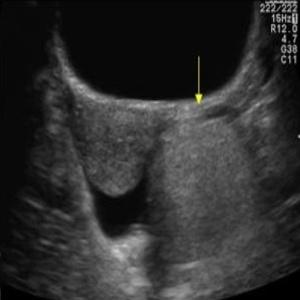
#> input picture datasets/ovarian_2d/raw/pcosgen_test/images/image10027.jpg, 300 x 300 px
$ python -i ovary_detector_2d.py   (imports and definitions only)
#> lines starting #> are read from the running program, lines starting #| are printed output that depends on the picture; after the words box and inside, x2 and y2 are one past the last pixel; in counts of white or black regions, pixels touching at a corner belong together
### Hack-Nation/models/ultrasound/segmenter_2d.py
"""2D ovary/follicle segmentation — the PRIMARY segmentation pathway.

Routine PCOS ultrasound assessment is 2D transvaginal imaging. The sonographer
sweeps the probe through the ovary and reads follicles off individual B-mode
frames; a dedicated 3D volume acquisition is an optional extra that most clinics
do not perform. This module is therefore the default segmenter, and
:mod:`models.ultrasound.segmenter_3d` is the optional enhanced-mode counterpart.

Two implementations share one interface, ``segment(frame) -> SegmentationOutput``:

* :class:`UNet2D` — the trainable model, imported lazily so torch stays optional.
* :class:`ThresholdSegmenter2D` — a deterministic intensity + morphology
  heuristic built on ``scipy.ndimage``.

The fallback is not a toy. B-mode ultrasound shows follicles as anechoic (dark)
fluid inside echogenic (bright) ovarian stroma, and that contrast is the same
physical signal a learned model exploits. Having a torch-free path means the
counting, tracking, measurement and quality-gating logic — which is where the
clinically consequential bugs live — is exercised by CI on every commit.

Class indices: 0 = background, 1 = ovary stroma, 2 = follicle.

This module also owns the dimension-agnostic primitives (:class:`SegmentationOutput`,
:func:`otsu_threshold`, :func:`ball`, :class:`ThresholdSegmenterBase`) that the 3D
module imports. The import direction runs 3D -> 2D deliberately: 2D is the primary
pathway, so it is the one that must not depend on the optional one.
"""

from __future__ import annotations

from dataclasses import dataclass
from typing import Any

import numpy as np
from scipy import ndimage as ndi

from models.ultrasound.losses import CLASS_BACKGROUND, CLASS_FOLLICLE, CLASS_OVARY, N_CLASSES

__all__ = [
    "SegmentationOutput",
    "ThresholdSegmenter2D",
    "ThresholdSegmenterBase",
    "UNet2D",
    "ball",
    "build_segmenter_2d",
    "labels_from_probs",
    "otsu_threshold",
    "segment_frames",
]


@dataclass
class SegmentationOutput:
    """Probabilities plus the derived hard masks.

    Shape-agnostic: ``probs`` is ``(3, H, W)`` for a 2D frame and ``(3, D, H, W)``
    for a volume.
    """

    probs: np.ndarray
    labels: np.ndarray
    ovary_mask: np.ndarray
    follicle_mask: np.ndarray
    ovary_confidence: float
    follicle_confidence: float

    # [4 lines left out: function ovary_region_mask, not called in this run]


def labels_from_probs(probs: np.ndarray) -> np.ndarray:
    """Argmax over the class axis."""
    return np.asarray(probs).argmax(axis=0).astype(np.int16)


# [5 lines left out: function mean_confidence, not called in this run]


def ball(radius: int, ndim: int) -> np.ndarray:
    """Binary structuring element approximating a disc/sphere of ``radius``."""
    radius = max(int(radius), 1)
    axes = np.ogrid[tuple(slice(-radius, radius + 1) for _ in range(ndim))]
    squared = np.zeros((1,) * ndim, dtype=float)
    for axis in axes:
        squared = squared + np.asarray(axis, dtype=float) ** 2
    return np.asarray(squared <= radius**2 + 1e-9)


def otsu_threshold(array: np.ndarray, bins: int = 128) -> float:
    """Otsu's threshold, implemented locally so scikit-image stays optional."""
#> called with bins = 128
    flat = np.asarray(array, dtype=float).ravel()
    if flat.size == 0 or float(flat.max() - flat.min()) < 1e-8:
        return float(flat.max() if flat.size else 0.0)
    hist, edges = np.histogram(flat, bins=bins)
#> hist = 128 values, max 19645 at index 5, min 0 at index 121, mean 703.1; edges = 129 values from 0 to 0.822
    hist = hist.astype(float)
    centres = (edges[:-1] + edges[1:]) / 2.0
#> centres = 128 values from 0.00321 to 0.819
    weight_bg = np.cumsum(hist)
#> weight_bg = 128 values from 985 to 90000
    weight_fg = weight_bg[-1] - weight_bg
#> weight_fg = 128 values, max 89015 at index 0, min 0 at index 127, mean 20155.4
    with np.errstate(invalid="ignore", divide="ignore"):
        mean_bg = np.cumsum(hist * centres) / np.clip(weight_bg, 1e-9, None)
#> mean_bg = 128 values from 0.00321 to 0.187
        total = float((hist * centres).sum())
#> total = 16854.2
        mean_fg = (total - np.cumsum(hist * centres)) / np.clip(weight_fg, 1e-9, None)
#> mean_fg = 128 values, max 0.819 at index 125, min 0.00364 at index 127, mean 0.496
        variance = weight_bg * weight_fg * (mean_bg - mean_fg) ** 2
#> variance = 128 values, max 124201528.5 at index 31, min 0 at index 127, mean 54706106.5
    variance = np.nan_to_num(variance)
    return float(centres[int(np.argmax(variance))])


class ThresholdSegmenterBase:
    """Torch-free ovary/follicle segmentation from intensity and morphology.

    Pipeline, and why each step exists:

    1. Smooth with a small Gaussian — ultrasound speckle is high-frequency
       multiplicative noise; without smoothing every speckle grain becomes a
       spurious connected component.
    2. Find the ovary as the largest bright, compact region (Otsu split of the
       smoothed intensity, then binary closing and largest-component selection).
       Closing fills the anechoic follicle lumina, which is required because a
       follicle is *inside* the ovary even though it is dark.
    3. Find follicles as dark pixels *within* the closed ovary region. Restricting
       to the interior enforces the same anatomical constraint the ``L_outside``
       penalty imposes on the learned model.

    The implementation is deliberately rank-agnostic — every ``scipy.ndimage``
    call and the structuring element adapt to ``array.ndim`` — so the identical
    logic serves a 2D frame and a 3D volume. Only the tuned defaults differ, in
    the two concrete subclasses.
    """

    model_version = "threshold-base-0.1.0"

    # [100 lines left out: functions __init__, _ovary_region, _follicles, segment, not called in this run]

    def predict_proba(self, image: np.ndarray) -> np.ndarray:
        """Return ``(3, ...)`` class probabilities."""
        return self.segment(image).probs

    # [25 lines left out: function _soft_probs, not called in this run]


class ThresholdSegmenter2D(ThresholdSegmenterBase):
    """Torch-free 2D frame segmentation.

    Defaults differ from the 3D case for one geometric reason: a 2D transvaginal
    frame is a *cross-section*, so the ovary occupies a much larger fraction of
    the image than an ovary occupies of an acquisition volume. ``min_ovary_fraction``
    is correspondingly larger (0.5% of the frame rather than 0.2% of the volume),
    and the closing radius is smaller because in-plane pixels are typically finer
    than the through-plane slice step that the 3D radius was tuned against.
    """

    model_version = "threshold2d-0.1.0"

    # [26 lines left out: functions __init__, segment, not called in this run]


class UNet2D:
    """Small 2D U-Net over ``(N, 1, H, W)`` producing 3-class logits.

    Deliberately small (two down/up levels, 16 base channels). The datasets that
    may legitimately be used here are on the order of hundreds of studies, and a
    large network would memorise rather than generalise. The architecture is built
    lazily on first use so importing this module never requires torch.

    A 2D network is the right shape for this problem even though USOVA3D ships
    volumes: the clinical input is a frame, so the model must be able to read a
    frame. USOVA3D is used by extracting labelled 2D slices from its volumes (see
    :mod:`ingestion.ultrasound.slice_extraction`), which is a pretraining resource
    rather than a model of the deployment input.
    """

    model_version = "unet2d-0.1.0"

    # [177 lines left out: functions __init__, is_available, build, predict_proba, segment, build_segmenter_2d and 1 more, not called in this run]

### Hack-Nation/models/ultrasound/ovary_detector_2d.py
"""Localize the ovary within a 2D transvaginal frame.

Detection is a separate step from segmentation for two clinical reasons.

First, **most frames of a real cine loop do not contain the ovary at all.** The
sonographer approaches, sweeps through, and leaves. A segmenter run on an
ovary-free frame will still return its largest bright compact blob — bowel,
myometrium, a vessel wall — and that blob then enters the tracker as a phantom
follicle carrier. A cheap up-front detector that can answer "there is no ovary
here" is what keeps those frames out of the count.

Second, detection gives the tracker a **region-of-interest prior**. Follicle
matching across frames is only meaningful within the same anatomical structure;
knowing the ovary bounding box on each frame lets the tracker reject matches that
would link a follicle in one ovary to a structure outside it.

The detector is deliberately torch-free and deterministic. It is a localizer, not
a classifier: it never claims that what it found *is* an ovary, only that it is
the best ovary-shaped candidate and how confident that shape evidence is. The
quality gate in :mod:`models.ultrasound.qc_2d` makes the accept/reject decision.
"""

from __future__ import annotations

from dataclasses import dataclass

import numpy as np
from scipy import ndimage as ndi

from models.ultrasound.segmenter_2d import ball, otsu_threshold

__all__ = ["OvaryDetection", "detect_ovary_2d", "detect_ovary_in_frames"]

#: A candidate below this fraction of the frame is too small to be a resolvable
#: ovary at transvaginal field settings.
MIN_CANDIDATE_FRAME_FRACTION = 0.005

#: A candidate above this fraction of the frame is not an ovary. See
#: :data:`models.ultrasound.qc_2d.MAX_OVARY_PIXEL_FRACTION` for the reasoning;
#: the detector uses the same ceiling so it fails before the segmenter runs.
MAX_CANDIDATE_FRAME_FRACTION = 0.60

#: Minimum solidity (area / convex-hull area proxy) for an ovary-like blob. An
#: ovary is a convex ellipsoid in cross-section; a ragged, branching region is
#: bowel or a shadow artefact, not an ovary.
MIN_SOLIDITY = 0.55


@dataclass
class OvaryDetection:
    """Where the ovary is on one frame, and how much to believe it."""

    found: bool
    #: ``(row_min, row_max, col_min, col_max)`` inclusive-exclusive, or None.
    bbox: tuple[int, int, int, int] | None = None
    centroid_px: tuple[float, float] | None = None
    mask: np.ndarray | None = None
    area_px: int = 0
    frame_fraction: float = 0.0
    #: Shape-and-contrast evidence in [0, 1]. NOT a probability that this is an
    #: ovary — no anatomical classifier is trained here.
    confidence: float = 0.0
    solidity: float = 0.0
    #: Ovary-vs-surroundings intensity difference; the detection signal itself.
    contrast: float = 0.0
    reasons: list[str] | None = None

    # [15 lines left out: function region_of_interest, not called in this run]


def _solidity(mask: np.ndarray) -> float:
    """Area divided by the area of its filled bounding ellipse-ish hull.

    A true convex-hull area needs scipy.spatial; the filled bounding box is used
    as a cheap, dependency-free proxy. It is scale-free and adequate for
    rejecting the branching, high-perimeter regions that bowel produces.
    """
    if not mask.any():
        return 0.0
    coords = np.argwhere(mask)
    r0, c0 = coords.min(axis=0)
    r1, c1 = coords.max(axis=0) + 1
    box_area = float((r1 - r0) * (c1 - c0))
    if box_area <= 0:
        return 0.0
    # An ellipse inscribed in the bounding box covers pi/4 of it, so a perfect
    # ellipse scores 1.0 under this normalisation.
    return float(np.clip(mask.sum() / (box_area * np.pi / 4.0), 0.0, 1.0))


def detect_ovary_2d(
    frame: np.ndarray,
    *,
    smoothing_sigma: float = 1.5,
    closing_radius: int = 3,
    min_frame_fraction: float = MIN_CANDIDATE_FRAME_FRACTION,
    max_frame_fraction: float = MAX_CANDIDATE_FRAME_FRACTION,
    min_solidity: float = MIN_SOLIDITY,
) -> OvaryDetection:
    """Find the single best ovary candidate in one 2D frame.

    The ovary is sought as the largest bright, compact, convex region after
    speckle suppression and closing. Closing runs before component selection so
    the anechoic follicle lumina are filled back into the ovary — otherwise a
    follicle-rich ovary fragments into a ring of stroma slivers and the "largest
    component" is a fragment rather than the organ.

    Args:
        frame: 2D B-mode frame, any intensity scale.
        smoothing_sigma: Gaussian sigma in pixels for speckle suppression.
        closing_radius: Morphological closing radius, in pixels.
        min_frame_fraction: Below this the candidate is too small to be an ovary.
        max_frame_fraction: Above this the candidate is a segmentation failure.
        min_solidity: Below this the candidate is too ragged to be an ovary.

    Returns:
        An :class:`OvaryDetection`. ``found`` is False with populated ``reasons``
        whenever no candidate survives; the frame is then excluded from counting.
    """
    array = np.asarray(frame, dtype=float)
    if array.ndim != 2:
        raise ValueError(f"detect_ovary_2d expects a 2D frame, got shape {array.shape}.")

    reasons: list[str] = []
    if array.size == 0 or float(array.max() - array.min()) < 1e-8:
        return OvaryDetection(found=False, reasons=["Frame is blank: no structure to detect."])

    normalized = (array - array.min()) / (array.max() - array.min())
    smoothed = ndi.gaussian_filter(normalized, smoothing_sigma)

    bright = smoothed > otsu_threshold(smoothed)
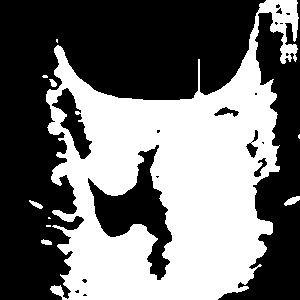
#> bright: shape (300, 300) bool; 43.9% white; 10 white regions (5 under 20 px), largest, box (x1, y1, x2, y2) and area: (46, 0, 299, 300) 39267, (284, 196, 300, 206) 89, (29, 200, 43, 209) 57, (41, 239, 52, 245) 47, (49, 79, 57, 87) 40
    structure = ball(closing_radius, 2)
    closed = ndi.binary_erosion(
        ndi.binary_dilation(bright, structure=structure, border_value=0),
        structure=structure,
        border_value=1,
    )
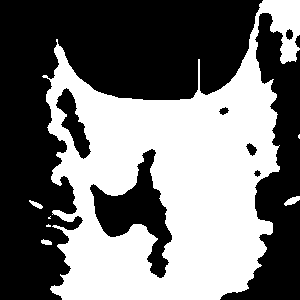
#> closed: shape (300, 300) bool; 45.2% white; 7 white regions (3 under 20 px), largest, box (x1, y1, x2, y2) and area: (42, 0, 300, 300) 40466, (284, 196, 300, 206) 89, (29, 200, 43, 209) 57, (41, 239, 52, 245) 47
    closed = ndi.binary_fill_holes(closed)
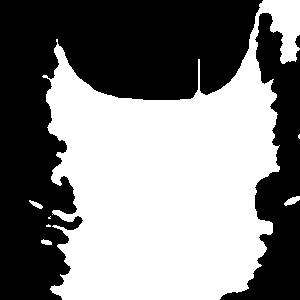
#> closed: shape (300, 300) bool; 50.9% white; 3 black regions, box (x1, y1, x2, y2) and area: (0, 0, 263, 300) 34725, (220, 13, 300, 300) 9411, (295, 35, 300, 48) 44

    labelled, n = ndi.label(closed)
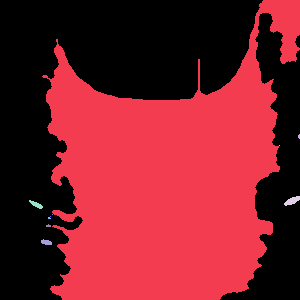
#> labelled: shape (300, 300) int32; 11 distinct labels, from 0 to 10; one colour per label, 0 black
#> n = 10
    if n == 0:
        return OvaryDetection(found=False, reasons=["No bright region found in frame."])

    sizes = np.bincount(labelled.ravel())[1:]
#> sizes = [45600, 8, 1, 89, 57, 1, 1, 5, 11, 47]
    best = int(np.argmax(sizes)) + 1
#> best = 1
    mask = labelled == best
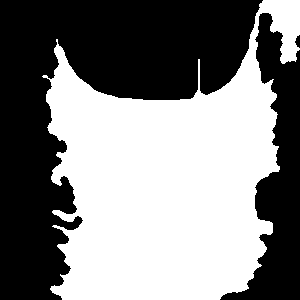
#> mask: shape (300, 300) bool; 50.7% white; 3 black regions, box (x1, y1, x2, y2) and area: (0, 0, 263, 300) 34847, (220, 13, 300, 300) 9509, (295, 35, 300, 48) 44

    area = int(mask.sum())
#> area = 45600
    fraction = float(area / mask.size)
#> fraction = 0.507
    solidity = _solidity(mask)
#> in _solidity, `coords = np.argwhere(mask)`: coords = 45600 pairs, first value 0 to 299, second value 42 to 299
#> in _solidity, `r0, c0 = coords.min(axis=0)`: r0 = 0; c0 = 42
#> in _solidity, `r1, c1 = coords.max(axis=0) + 1`: r1 = 300
#> in _solidity, `box_area = float((r1 - r0) * (c1 - c0))`: box_area = 77400
#> solidity = 0.75
    outside = ~mask
    contrast = (
        float(abs(normalized[mask].mean() - normalized[outside].mean()))
        if outside.any() and mask.any()
        else 0.0
    )
#> contrast = 0.234

    if fraction < min_frame_fraction:
        reasons.append(
            f"Best candidate occupies {fraction:.3%} of the frame, below the "
            f"{min_frame_fraction:.1%} floor; no ovary in this frame."
        )
    if fraction > max_frame_fraction:
        reasons.append(
            f"Best candidate occupies {fraction:.1%} of the frame, above the "
            f"{max_frame_fraction:.0%} ceiling; this is a detection failure, not an ovary."
        )
    if solidity < min_solidity:
        reasons.append(
            f"Best candidate solidity {solidity:.2f} is below the {min_solidity} floor; "
            "the region is too ragged to be an ovarian cross-section."
        )

    coords = np.argwhere(mask)
    r0, c0 = (int(v) for v in coords.min(axis=0))
#> r0 = 0; c0 = 42
    r1, c1 = (int(v) + 1 for v in coords.max(axis=0))
#> r1 = 300; c1 = 300
    centroid = (float(coords[:, 0].mean()), float(coords[:, 1].mean()))
#> centroid = (180.8, 167)

    found = not reasons
    # Confidence blends the two independent pieces of evidence — how ovary-shaped
    # the region is, and how distinguishable it is from its surroundings. A
    # perfectly elliptical region with no contrast is not a detection.
    confidence = (
        float(np.clip(0.5 * solidity + 0.5 * np.clip(contrast / 0.25, 0.0, 1.0), 0.0, 1.0))
        if found
        else 0.0
    )
#> confidence = 0.843

    return OvaryDetection(
        found=found,
        bbox=(r0, r1, c0, c1),
        centroid_px=centroid,
        mask=mask,
        area_px=area,
        frame_fraction=fraction,
        confidence=confidence,
        solidity=solidity,
        contrast=contrast,
        reasons=reasons,
    )


# [5 lines left out: function detect_ovary_in_frames, not called in this run]

>>> import cv2
>>> picture = cv2.imread('../../../datasets/ovarian_2d/raw/pcosgen_test/images/image10027.jpg', cv2.IMREAD_GRAYSCALE)
>>> result = detect_ovary_2d(picture)

$ run again, on datasets/ovarian_2d/raw/pcosgen_test/images/image10029.jpg
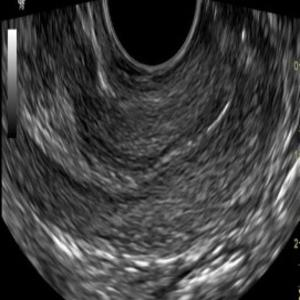
#> input picture datasets/ovarian_2d/raw/pcosgen_test/images/image10029.jpg, 300 x 300 px
#> hist = 128 values, max 8496 at index 0, min 3 at index 125, mean 703.1; edges = 129 values from 0 to 0.967
#> centres = 128 values from 0.00378 to 0.964
#> weight_bg = 128 values from 8496 to 90000
#> weight_fg = 128 values, max 81504 at index 0, min 0 at index 127, mean 22391.9
#> mean_bg = 128 values from 0.00378 to 0.244
#> total = 22000.2
#> mean_fg = 128 values, max 0.964 at index 126, min 0.0218 at index 127, mean 0.589
#> variance = 128 values, max 103405199.5 at index 33, min 0 at index 127, mean 53434245
#> bright: shape (300, 300) bool; 45.6% white; 61 white regions (31 under 20 px), largest, box (x1, y1, x2, y2) and area: (2, 27, 300, 300) 35271, (116, 90, 211, 157) 1331, (118, 61, 197, 114) 992
#> in detect_ovary_2d, `labelled, n = ndi.label(closed)`:
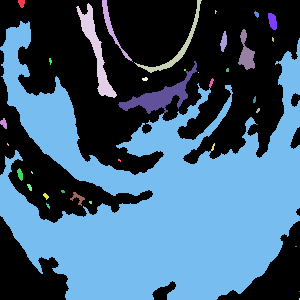
#> labelled: shape (300, 300) int32; 39 distinct labels, from 0 to 38; one colour per label, 0 black
#> n = 38
#> sizes = 38 values, max 41759 at index 7, min 1 at index 12, mean 1199.3
#> best = 8
#> in detect_ovary_2d, `mask = labelled == best`:
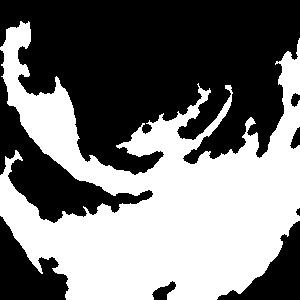
#> mask: shape (300, 300) bool; 46.4% white; 1 white region, box (x1, y1, x2, y2) and area: (0, 21, 300, 300) 41759
#> area = 41759
#> fraction = 0.464
#> in _solidity, `coords = np.argwhere(mask)`: coords = 41759 pairs, first value 21 to 299, second value 0 to 299
#> in _solidity, `r0, c0 = coords.min(axis=0)`: r0 = 21; c0 = 0
#> in _solidity, `r1, c1 = coords.max(axis=0) + 1`: r1 = 300
#> box_area = 83700
#> solidity = 0.635
#> contrast = 0.217
#> in detect_ovary_2d, `r0, c0 = (int(v) for v in coords.min(axis=0))`: r0 = 21; c0 = 0
#> in detect_ovary_2d, `r1, c1 = (int(v) + 1 for v in coords.max(axis=0))`: r1 = 300
#> centroid = (199.2, 157.5)
#> confidence = 0.751

$ run again, on datasets/ovarian_2d/raw/pcosgen_test/images/image10037.jpg
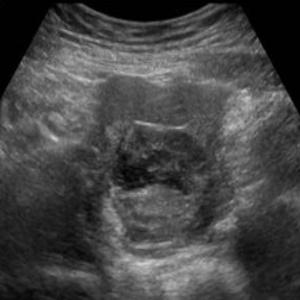
#> input picture datasets/ovarian_2d/raw/pcosgen_test/images/image10037.jpg, 300 x 300 px
#> picture is the input picture: shape (300, 300); min 0, max 208, mean 69.3
#> hist = 128 values, max 6581 at index 0, min 3 at index 122, mean 703.1; edges = 129 values from 0.00104 to 0.914
#> centres = 128 values from 0.0046 to 0.91
#> weight_bg = 128 values from 6581 to 90000
#> weight_fg = 128 values, max 83419 at index 0, min 0 at index 127, mean 32410.6
#> mean_bg = 128 values from 0.0046 to 0.333
#> total = 29988.8
#> mean_fg = 128 values, max 0.91 at index 126, min 0.0146 at index 127, mean 0.584
#> variance = 128 values, max 175461877.5 at index 45, min 0 at index 127, mean 94802265.7
#> bright: shape (300, 300) bool; 52.1% white; 29 black regions (17 under 20 px), largest, box (x1, y1, x2, y2) and area: (0, 0, 300, 300) 21964, (0, 128, 227, 300) 19850, (90, 109, 113, 155) 448
#> in detect_ovary_2d, `labelled, n = ndi.label(closed)`:
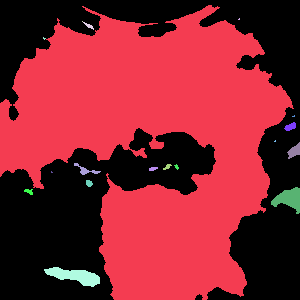
#> labelled: shape (300, 300) int32; 19 distinct labels, from 0 to 18; one colour per label, 0 black
#> n = 18
#> sizes = 18 values, max 49052 at index 0, min 1 at index 2, mean 2808.4
#> best = 1
#> in detect_ovary_2d, `mask = labelled == best`:
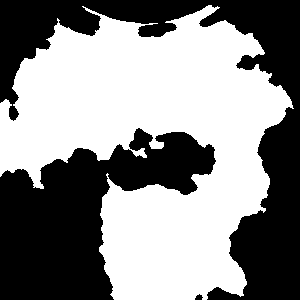
#> mask: shape (300, 300) bool; 54.5% white; 3 black regions, box (x1, y1, x2, y2) and area: (0, 0, 300, 300) 21877, (0, 128, 216, 300) 19038, (195, 294, 203, 300) 33
#> area = 49052
#> fraction = 0.545
#> in _solidity, `coords = np.argwhere(mask)`: coords = 49052 pairs, first value 5 to 299, second value 0 to 293
#> in _solidity, `r0, c0 = coords.min(axis=0)`: r0 = 5; c0 = 0
#> in _solidity, `r1, c1 = coords.max(axis=0) + 1`: r1 = 300; c1 = 294
#> box_area = 86730
#> solidity = 0.72
#> contrast = 0.288
#> in detect_ovary_2d, `r0, c0 = (int(v) for v in coords.min(axis=0))`: r0 = 5; c0 = 0
#> in detect_ovary_2d, `r1, c1 = (int(v) + 1 for v in coords.max(axis=0))`: r1 = 300; c1 = 294
#> centroid = (141.8, 152.7)
#> confidence = 0.86

$ run again, on datasets/ovarian_2d/raw/pcosgen_test/images/image10041.jpg
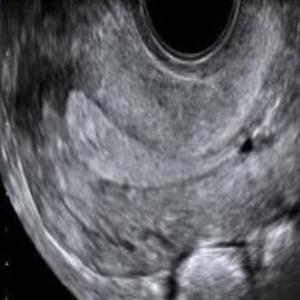
#> input picture datasets/ovarian_2d/raw/pcosgen_test/images/image10041.jpg, 300 x 300 px
#> hist = 128 values, max 5073 at index 0, min 9 at index 127, mean 703.1; edges = 129 values from 0 to 0.932
#> centres = 128 values from 0.00364 to 0.928
#> weight_bg = 128 values from 5073 to 90000
#> weight_fg = 128 values, max 84927 at index 0, min 0 at index 127, mean 38733.3
#> mean_bg = 128 values from 0.00364 to 0.405
#> total = 36413.3
#> mean_fg = 128 values, max 0.928 at index 126, min -0.00728 at index 127, mean 0.618
#> variance = 128 values, max 222355159.1 at index 45, min 0 at index 127, mean 118985107.9
#> bright: shape (300, 300) bool; 69.4% white; 29 black regions (15 under 20 px), largest, box (x1, y1, x2, y2) and area: (0, 0, 300, 155) 17849, (0, 159, 78, 300) 4317, (220, 186, 300, 300) 3574
#> in detect_ovary_2d, `labelled, n = ndi.label(closed)`:
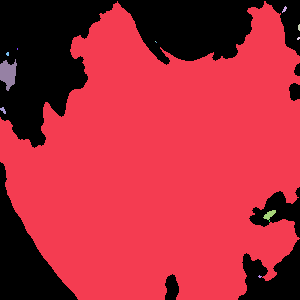
#> labelled: shape (300, 300) int32; 14 distinct labels, from 0 to 13; one colour per label, 0 black
#> n = 13
#> sizes = [63989, 17, 12, 7, 1, 1, 2, 10, 354, 23, 69, 2, 7]
#> best = 1
#> in detect_ovary_2d, `mask = labelled == best`:
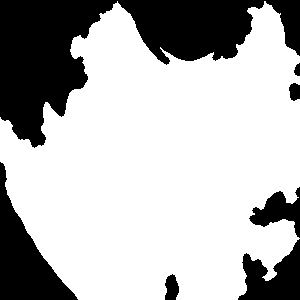
#> mask: shape (300, 300) bool; 71.1% white; 7 black regions, largest, box (x1, y1, x2, y2) and area: (0, 0, 300, 148) 17813, (0, 162, 78, 300) 4309, (238, 239, 300, 300) 2224
#> area = 63989
#> fraction = 0.711
#> in _solidity, `coords = np.argwhere(mask)`: coords = 63989 pairs, first value 1 to 299, second value 0 to 299
#> in _solidity, `r0, c0 = coords.min(axis=0)`: r0 = 1; c0 = 0
#> in _solidity, `r1, c1 = coords.max(axis=0) + 1`: r1 = 300
#> box_area = 89700
#> solidity = 0.908
#> contrast = 0.364
#> in detect_ovary_2d, `r0, c0 = (int(v) for v in coords.min(axis=0))`: r0 = 1; c0 = 0
#> in detect_ovary_2d, `r1, c1 = (int(v) + 1 for v in coords.max(axis=0))`: r1 = 300
#> centroid = (165.4, 161.9)
#> found = False
#> confidence = 0
